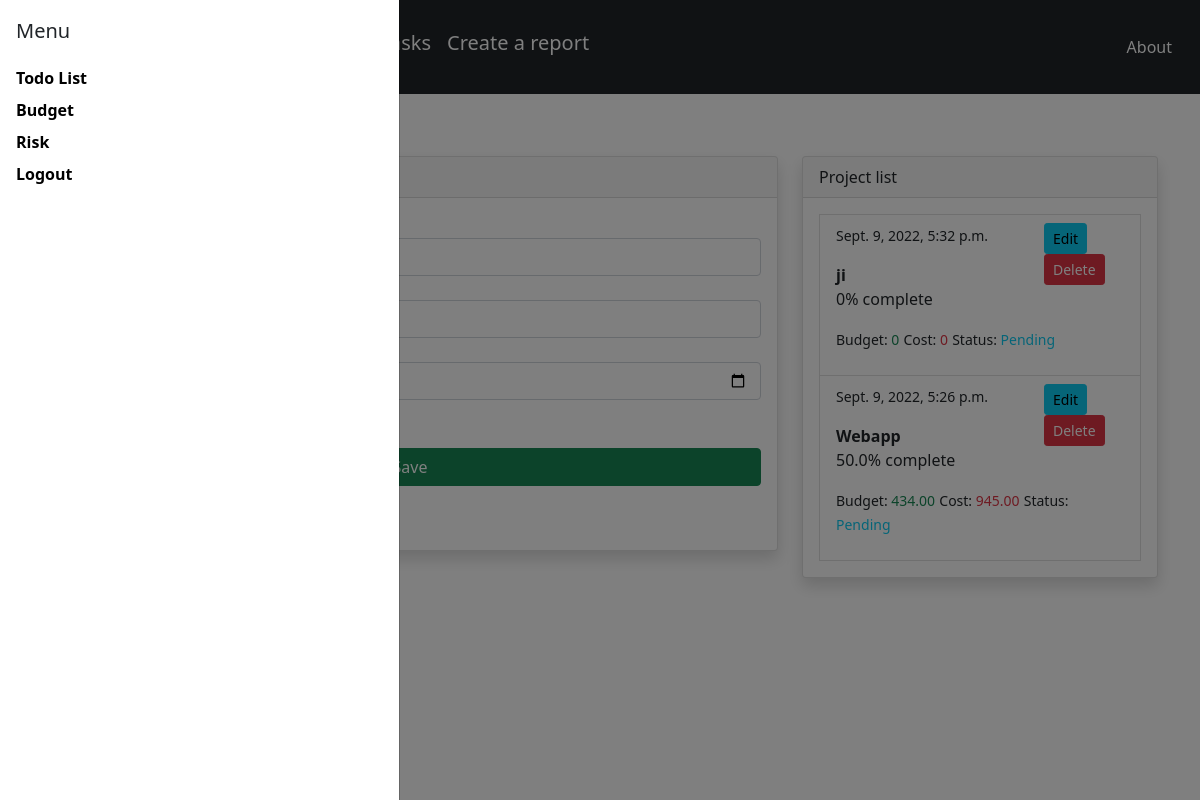
Page /project/ (signed in) on the earlier database version.
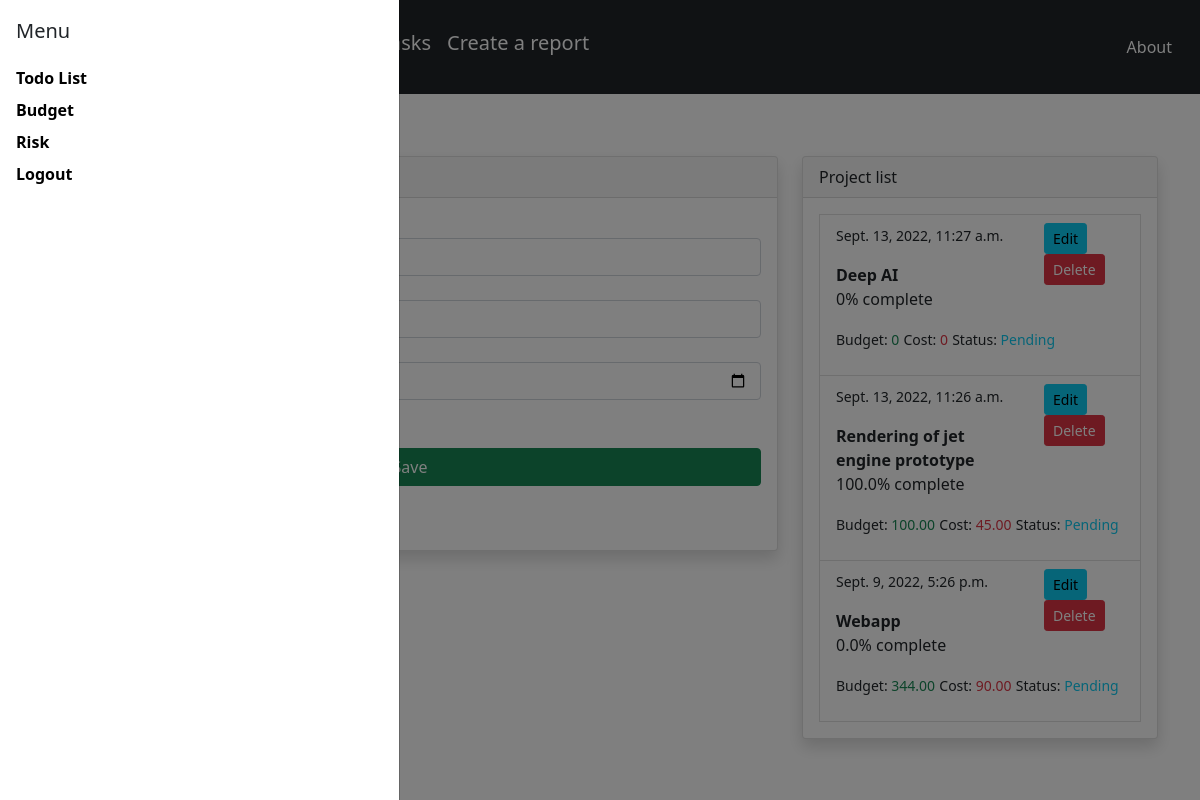
Same page on the later database version.
### taskapp/models.py (models this page shows, shortened)
class ProjectModel(models.Model):
    complete='Complete'
    pending='Pending'
    cancelled='cancelled'
    project=models.CharField(max_length=100)
    project_number=models.DecimalField(default=0,max_digits=10,decimal_places=2)
    budget=models.DecimalField(default=0,max_digits=10,decimal_places=2)
    percentage=models.DecimalField(null =True,max_digits=10,decimal_places=2)
    status=models.CharField(max_length=10,choices=[(complete,'Complete'),(pending,'Pending'),(cancelled,'Cancelled')],default=pending)
    date=models.DateTimeField(auto_now_add=True)
    duedate=models.DateField(null=True)

### taskapp/views.py (the view)
# urls.py: path('project/',views.project,name='taskapp-project'),
@login_required()
def project(request):
    data=ProjectModel.objects.all().order_by('-date')
    completed_task=TaskModel.objects.filter(status='Complete').count()
    pending_task=TaskModel.objects.filter(status='Pending').count()
    work=TaskModel.objects.all()
    if request.method=='POST':#if there is a request to post
        form=ProjectForm(request.POST)
        if form.is_valid():#if it meets all contraints. mine worked without the brackets
            form.save()
            return redirect('/project')
    else:
        form=ProjectForm()
    for p in data:
        t=TaskModel.objects.filter(projects=p.id)
        task=TaskModel.objects.all()
        total_budget=0
        total_cost=0
        percentage=0
        completed_task=t.filter(status='Complete').count()
        pending_task=t.filter(status='Pending').count()
        if completed_task+pending_task==0:
            percentage=0
        else:
            percentage=(completed_task/(completed_task+pending_task))*100
        p.percentage=percentage
        for task in t:
            total_budget=total_budget+task.budget
            total_cost=total_cost+task.cost
        p.budget=total_budget
        p.project_number=total_cost
    context={
        'form':form,
        'data':data,
        'work':work,
    }
    return render(request,"project.html",context)

### taskapp/forms.py
class ProjectForm(forms.ModelForm):#for edit
    class Meta:
        model=ProjectModel
        model.duedate=forms.DateField(widget=DateInput())
        fields=['project','status','duedate']
        widgets = {
            'duedate': DateInput(),
        }

### templates/project.html (shortened to what this page needs)
{%extends './partials/base.html'%}
{% load crispy_forms_tags %}
{%block content%}
<section>
    <div class="container my-4">
        <div class="row">
          <div class="col-xl-8">
            <div class="card shadow">
              <div class="card-header">
              </div>
              <div class="card-body">
                <form class="d-grid" method="POST">
                  {{form|crispy}}
                  <input class="btn btn-success my-5" type="submit" value="Save">
                </form>
              </div>
            </div>
          </div>
          <div class="col-xl-4">
            <div class="card shadow">
              <div class="card-header">Project list</div>
              <div class="card-body">
                {%for task in data%}
                <li class="list-group-item">
                  <div class="row">
                    <div class="col-8">
                      <p><small>{{task.date}}</small></p>
                      <strong>{{task.project}}</strong>
                      <p>{{task.percentage}}% complete</p>
                    </div>
                    <div class="col-4">
                      <a class="btn btn-info btn-sm" href="{% url 'project-edit' task.id%}">Edit</a>
                      <a class="btn btn-danger btn-sm" href="{% url 'project-delete' task.id %}">Delete</a>
                    </div>
                    <p>
                      <small>Budget: </small><small class="text-success">{{task.budget}}</small>
                      <small>Cost: </small><small class="text-danger">{{task.project_number}}</small>
                      {%if 'Pending' in task.status%}
                      <small>Status: </small><small class="text-info">{{task.status}}</small>
                      {%elif 'Complete' in task.status%}
                      <small>Status: </small><small class="text-success">{{task.status}}</small>
                      {%else%}
                      <small>Status: </small><small class="text-danger">{{task.status}}</small>
                      {%endif%}
                    </p>
                  </div>
                </li>
                {%endfor%}
              </div>
            </div>
          </div>
        </div>
      </div>
</section>
{%endblock%}

### templates/partials/base.html (shortened to what this page needs)
<!doctype html>
<html lang="en">
  <head>
    <link href="https://cdn.jsdelivr.net/npm/bootstrap@5.1.3/dist/css/bootstrap.min.css" rel="stylesheet">
  </head>
  <body>
      {% include './nav.html' %}
      {%block content%}{%endblock%}
  </body>
</html>

### templates/partials/nav.html (shortened to what this page needs)
<div>
  <nav class="navbar navbar-expand-lg navbar-dark bg-dark">
    <div class="container-fluid">
      <a class="btn btn-dark btn-outline-white px-4 mx-3 my-3" data-bs-toggle="offcanvas" href="#offcanvas"><h5>Menu</h5></a>
      <div class="collapse navbar-collapse" id="navbarSupportedContent">
        <ul class="navbar-nav me-auto mb-2 mb-lg-0">
          <li class="nav-item">
            <a class="nav-link active" aria-current="page" href="{%url 'taskapp-project'%}"><h5>Create Projects</h5></a>
          </li>
          <li class="nav-item">
            <a class="nav-link active" aria-current="page" href="{%url 'taskapp-index'%}"><h5>Create Tasks</h5></a>
          </li>
          <li class="nav-item">
            <a class="nav-link active " href="{% url 'taskapp-report' %}"><h5>Create a report</h5></a>
          </li>
        </ul>
        <a class="nav-link text-white " href="{%url 'taskapp-about' %}">About</a>
      </div>
    </div>
  </nav>
    <div class="intro">
        <h2><p style="color: aliceblue;" class="">Project Manager</p></h2>
    </div>
    <div class="offcanvas offcanvas-start show bg-white-50" tabindex="-1" id="offcanvas" aria-labelledby="offcanvasLabel">
      <div class="offcanvas-header">
        <h5 class="offcanvas-title" id="offcanvasLabel">Menu</h5>
      </div>
      <a class="dropdown-item text-black fw-bolder" href="{%url 'taskapp-todo'%}">    Todo List</a>
      <a class="dropdown-item text-black fw-bolder" href="{%url 'taskapp-budget'%}">    Budget</a>
      <a class="dropdown-item text-black fw-bolder" href="{%url 'taskapp-risk'%}">    Risk</a>
      <a class="dropdown-item text-black fw-bolder" href="{%url 'logout'%}">Logout</a>
      <div class="offcanvas-body">
      </div>
    </div>
</div>

Differences in the rows shown:
removed ProjectModel: date "Sept. 9, 2022, 5:32 p.m.", project "ji", percentage "0", budget "0", project_number "0", status "Pending"
added ProjectModel: date "Sept. 13, 2022, 11:27 a.m.", project "Deep AI", percentage "0", budget "0", project_number "0", status "Pending"
added ProjectModel: date "Sept. 13, 2022, 11:26 a.m.", project "Rendering of jet engine prototype", percentage "100.0", budget "100.00", project_number "45.00", status "Pending"
computed for ProjectModel "Webapp": percentage "50.0" → "0.0"; budget "434.00" → "344.00"; project_number "945.00" → "90.00"
